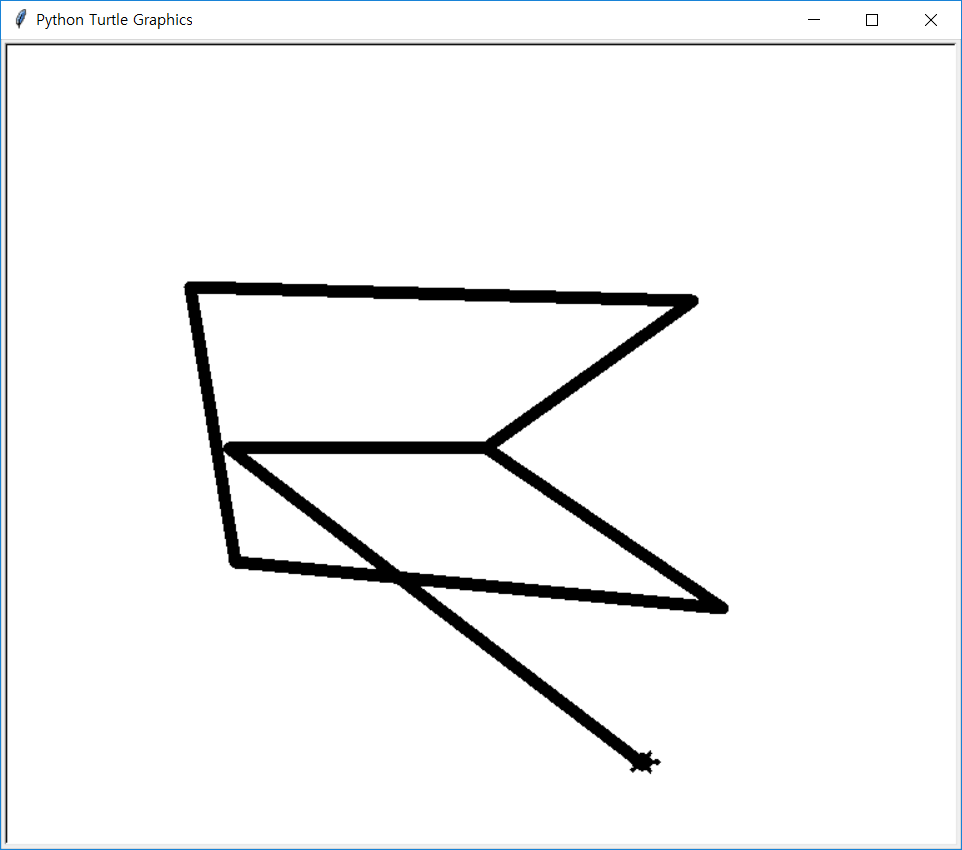

This figure's Python source:
import turtle
t= turtle.Turtle()
t.shape("turtle")

def draw(x,y):
    t.goto(x,y)

t.pensize(10)
s = turtle.Screen()
s.onscreenclick(draw)
